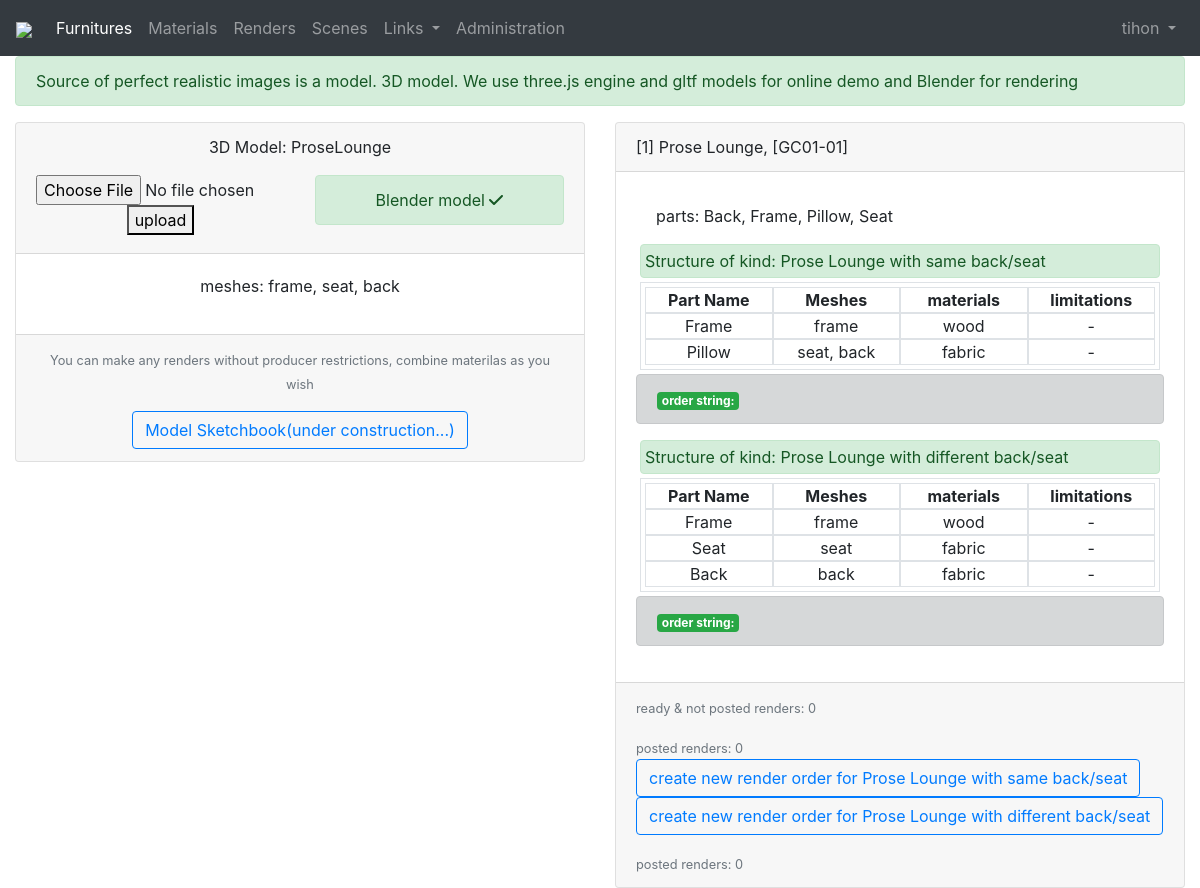
The app's page /furniture/1 (signed in) with its own data.
### furniture/models.py (models this page shows, shortened)
class Product(models.Model):
    name = models.CharField(max_length=64)
    model = models.ForeignKey(Model3D, on_delete=models.PROTECT, null=True)
    producer = models.CharField(max_length=32)
    product_code = models.CharField(max_length=32, null=True, blank='')
    type = models.CharField(max_length=5, choices=types)
    collection = models.CharField(max_length=32)
    swatch = models.ImageField(upload_to='static/furniture/swatches',
                               height_field=None, width_field=None, max_length=100, null=True, blank=True)
    @property
    def partNames(self):  # from all kinds
        res = set()
        for k in ProductKind.objects.filter(product_id=self.pk):
            res |= set(k.parts.all().values_list('name', flat=True))
        return sorted(res)  # by name
    def __str__(self):
        return f"[{self.id}] {self.name}, [{self.product_code}]" # producer: {self.producer}
    def external_url(self):
        return mark_safe(u'<a href="{0}" target="_blank">memo sketchbook</a>'.format(
            f'http://sketchbook.memofurniture.com/?product_code={self.product_code}'))
    @property
    def renders(self):
        root = pathlib.Path(settings.MEDIA_ROOT) / str(self.model.id)
        wild1 = '*/*.{jpg,png}' # posted
        wild2 = 'orders/*/*/*.{jpg,png}' # done
        return [str(f)[len(settings.MEDIA_ROOT) + 1:].replace('\\', '/') for f in root.glob(wild1, flags=pathlib.BRACE)]
    @property
    def rendersInOrders(self):
        root = pathlib.Path(settings.MEDIA_ROOT) / str(self.model.id)
        wild2 = 'orders/*/*/*.{jpg,png}'  # done
        return [str(f)[len(settings.MEDIA_ROOT) + 1:].replace('\\', '/') for f in root.glob(wild2, flags=pathlib.BRACE)]

class Model3D(models.Model):
    name = models.CharField(max_length=32, null=True)  #, unique=True
    blend = models.FileField(storage=fs_blender, null=True, blank=True)  # for rendering
    glb = models.FileField(storage=fs_glb, null=True, blank=True)  # for three.js and show on site in realtime
    solidSource = models.FileField(storage=fs_sw, null=True, blank=True)  # source data for our job to convert blender
    updated = models.DateTimeField(auto_now=True, null=True)
    last_modified_by = models.ForeignKey(User, on_delete=models.SET_NULL, null=True, related_name='%(class)s_model_modified')
    @property
    def meshes(self):  # from all kinds
        return Mesh.objects.filter(model_id=self.pk).order_by('pk')

class Mesh(models.Model):
    model = models.ForeignKey(Model3D, on_delete=models.CASCADE)
    name = models.CharField(max_length=16)

class ProductKind(models.Model):
    name = models.CharField(max_length=64)
    product = models.ForeignKey(Product, on_delete=models.CASCADE)
    comment = models.CharField(max_length=128, blank=True, null=True)
    parts = models.ManyToManyField(Part, blank=True, through='Configuration')

class Part(models.Model):
    name = models.CharField(max_length=32)  # empty string missed in sketchbook
    meshes = models.ManyToManyField(Mesh, blank=False)  # if colorchart not null  last mesh depended
    cover = models.ManyToManyField(Nature, blank=False)
    comment = models.CharField(max_length=64, default="", blank=True)

### material/models.py (models this page shows, shortened)
class Nature(models.Model):
    name = models.CharField(max_length=32)

### furniture/views.py (the view, shortened to what this page needs)
# urls.py: path('<int:product_id>', views.product_details, name='details'),
def product_details(request, product_id):
    return render(request, 'details.html',  {'product': Product.objects.get(pk=product_id),
                                             'kinds': ProductKind.objects.filter(product_id=product_id),
                                             'nav_active': 'furniture'})

### render/templatetags/render_tags.py (called while the page is built)
@register.filter
def join_names(obj_list, sep):
    return sep.join([el.name for el in obj_list])

@register.filter
def dict_get(obj, field):
    return obj[str(field)] if str(field) in obj else 0

### furniture/templates/furniture/details.html (shortened to what this page needs)
{% extends "header.html" %}
{% load static %}
{% load render_tags %}
{% block content %}
<form method="post" enctype="multipart/form-data">
    <div class="row">
    <div class="col-12">
        <div class="alert alert-success" role="alert">Source of perfect realistic images is a model. 3D model. We use three.js engine and gltf models for online demo and Blender for rendering</div>
    </div>
    <div class="col-12 col-md-6">
      <div class="card text-center">
        <div class="card-header">
          <div class="row">
            <div class="col-12">
              {% if product.model %}
                <p> 3D Model: {{product.model.name}} </p>
              {% endif %}
            </div>
            <div class="col-6">
              {% if product.model.glb %}
                <div class="alert alert-success" role="alert">GLTF (three.js)<i class="fa fa-check" aria-hidden="true"></i></div>
              {% else %}
                <input type="file" name="gltf">
                <button type="submit">upload</button>
              {% endif %}
            </div>
            <div class="col-6">
                {% if product.model.blend %}
                <div class="alert alert-success" role="alert">Blender model <i class="fa fa-check" aria-hidden="true"></i></div>
                {% else %}
                    <input type="file" name="blend">
                    <button type="submit">Upload .blend</button>
                {% endif %}
            </div>
          </div>
         </div>
        <div class="card-body" >
          <p> meshes: {{product.model.meshes|join_names:", "}}</p>
        </div>
        <div class="card-footer">
           {% if product.model.blend %}
            <p class="card-text"><small class="text-muted">You can make any renders without producer restrictions, combine materilas as you wish</small></p>
            <a href="#" role="button" aria-pressed="true" class="btn btn-outline-primary">Model Sketchbook(under construction...)</a>
           {% else %}
              <small class="text-muted">Upload blend file for rendering</small>
           {% endif %}
        </div>
      </div>
    </div>
    <div class="col-12 col-md-6">
      <div class="card">
         <div class="card-header">
           {{product}}
         </div>
         <div class="card-body">
            <ul class="list-group list-group-flush">
              <li class="list-group-item">parts: {{ product.partNames|join:", " }}</li>
            </ul>
            {% for v in kinds %}
            <div class="alert alert-success p-1 m-1" role="alert">Structure of kind: {{v.name}}</div>
            <div class="row border p-1 m-1">
            <div class="col-3 border align-self-stretch text-center">
                <b>Part Name</b>
            </div>
            <div class="col-3 border align-self-stretch text-center">
                <b>Meshes</b>
            </div>
            <div class="col-3 border align-self-stretch text-center">
                <b>materials</b>
            </div>
            <div class="col border align-self-stretch text-center">
                <b>limitations</b>
            </div>
            {% for p in v.parts.all %}
            <div class="col-3 border align-self-stretch text-center">
                {{p.name}}
            </div>
            <div class="col-3 border align-self-stretch text-center">
                {{p.meshes.all|join_names:", "}}
            </div>
            <div class="col-3 border align-self-stretch text-center">
                {{p.cover.all|join_names:", "}}
            </div>
            <div class="col-3 border align-self-stretch text-center">
                {% if p.limitations|length %}
                {{p.limitations|join:", "}}
                {% else%}
                -
                {% endif %}
            </div>
            {%endfor%}
        </div>
            <div class="alert alert-dark" role="alert"><span class="badge badge-success">order string:</span>{{v.renderOrder}}</div>
            {% endfor %}
         </div>
         <div class="card-footer">
             <p class="card-text"><small class="text-muted">ready & not posted renders: {{ product.rendersInOrders|length }} </small></p>
             <p class="card-text"><small class="text-muted">posted renders: {{ product.renders|length }} </small>
               {% if product.renders|length %}
                 <a href="{% url 'render:product-sketchbook' product_id=product.id %}" role="button" aria-pressed="true" class="btn btn-outline-primary">Product Sketchbook</a>
               {% else %}
                 {% if product.model.blend %}
                   {% for v in kinds %}
                 {% if v.renderOrders %}
                 <a href="{% url 'render:order-run' v.product.model.id v.renderOrders.0.id %}" role="button" aria-pressed="true" class="btn btn-outline-primary">Run order[{{v.renderOrders.0.id}}] for rendering {{v.name}} </a>
                 {% else%}
                 <a href="{% url 'admin:render_order_add' %}" role="button" aria-pressed="true" class="btn btn-outline-primary">create new render order for {{v.name}}</a>
                 {% endif %}
                   {% endfor%}
                 {% else %}
                 <small class="text-muted"><- Upload blend file for rendering</small>
                 {% endif %}
               {% endif %}
             </p>
              <p class="card-text"><small class="text-muted">posted renders: {{ request.session.posted|dict_get:product.id }}</small>
             </p>
         </div>
       </div>
    </div>
</div>
</form>
{% endblock %}

### webapp/templates/header.html (shortened to what this page needs)
<!DOCTYPE html>
<html lang="en">
{% load static %}
<head>
    <link rel="stylesheet" href="https://cdn.jsdelivr.net/npm/bootstrap@4.5.3/dist/css/bootstrap.min.css">
</head>
<body  style="background-color=#f6f6f6">
    <nav class="navbar navbar-expand-lg navbar-dark bg-dark">
      <a class="navbar-brand myLogo" href="{% url 'homepage' %}"><img src="{% static 'webapp/img/favicon.jpg' %}" height="50"></a>
      <div class="collapse navbar-collapse" id="navbarSupportedContent">
        <ul class="navbar-nav mr-auto">
            {% if user.is_authenticated %}
          <li class="nav-item {%if nav_active == 'furniture'%}active{% endif %}">
            <a class="nav-link" href="{% url 'furniture:index' %}">Furnitures</a>
          </li>
          <li class="nav-item {%if nav_active == 'material'%}active{% endif %}">
            <a class="nav-link" href="{% url 'material:index' %}">Materials</a>
          </li>
          <li class="nav-item {%if nav_active == 'renders'%}active{% endif %}">
            <a class="nav-link" href="{% url 'render:index' %}">Renders</a>
          </li>
          <li class="nav-item">
            <a class="nav-link" href="{% url 'render:scene' %}">Scenes</a>
          </li>
          {% else %}
          <li class="nav-item">
            <a class="nav-link" href="#">Demo</a>
          </li>
          {% endif %}
          <li class="nav-item dropdown">
            <a class="nav-link dropdown-toggle" href="/profile" id="navbarDropdown2" role="button" data-toggle="dropdown" aria-haspopup="true" aria-expanded="false">
              Links
            </a>
          </li>
          {% if user.is_superuser %}
          <li class="nav-item">
            <a class="nav-link " href="/admin">Administration</a>
          </li>
          {% endif %}
        </ul>
        <ul class="nav navbar-nav navbar-right pull-right">
        {% if user.is_authenticated %}
            <li class="nav-item dropdown">
                <a class="nav-link dropdown-toggle" href="#" id="navbarDropdown" role="button" data-toggle="dropdown" aria-haspopup="true" aria-expanded="false">
                    {{user.username}}
                </a>
            </li>
        {% endif %}
        </ul>
      </div>
    </nav>
    <div class="container-fluid">
        {% block content %}
        {% endblock %}
    </div>
</body>
</html>

### records on screen
Product: model.name "ProseLounge", model.meshes "frame, seat, back", id+name+product_code "[1] Prose Lounge, [GC01-01]", partNames "Back, Frame, Pillow, Seat", rendersInOrders|length "0", renders|length "0", session.posted|dict_get "0"
ProductKind: name "Prose Lounge with same back/seat"
Part: name "Frame", meshes.all "frame", cover.all "wood"
Part: name "Pillow", meshes.all "seat, back", cover.all "fabric"
ProductKind: name "Prose Lounge with different back/seat"
Part: name "Seat", meshes.all "seat", cover.all "fabric"
Part: name "Back", meshes.all "back", cover.all "fabric"

### other values on screen
{{ user.username }} "tihon"
